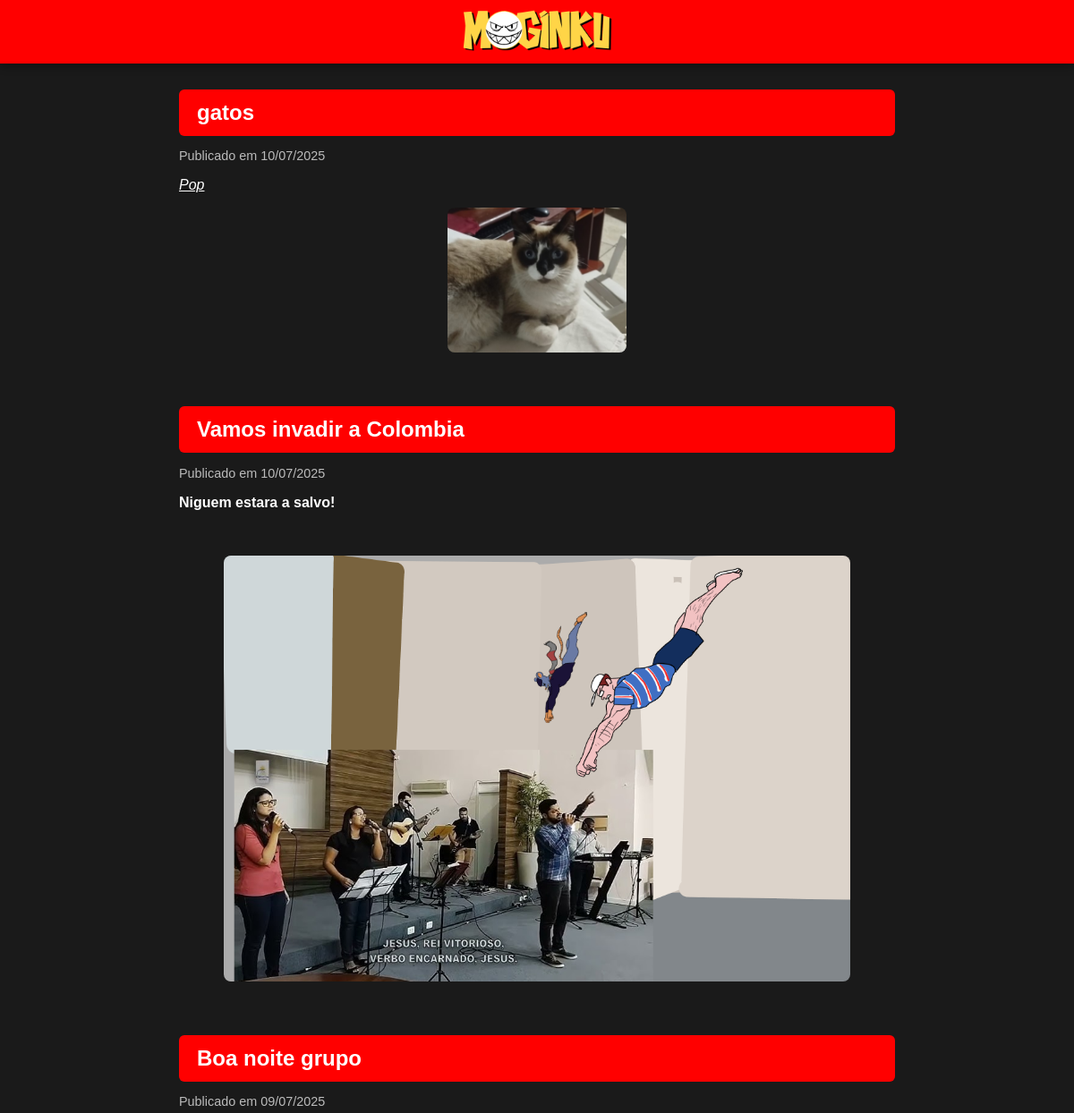
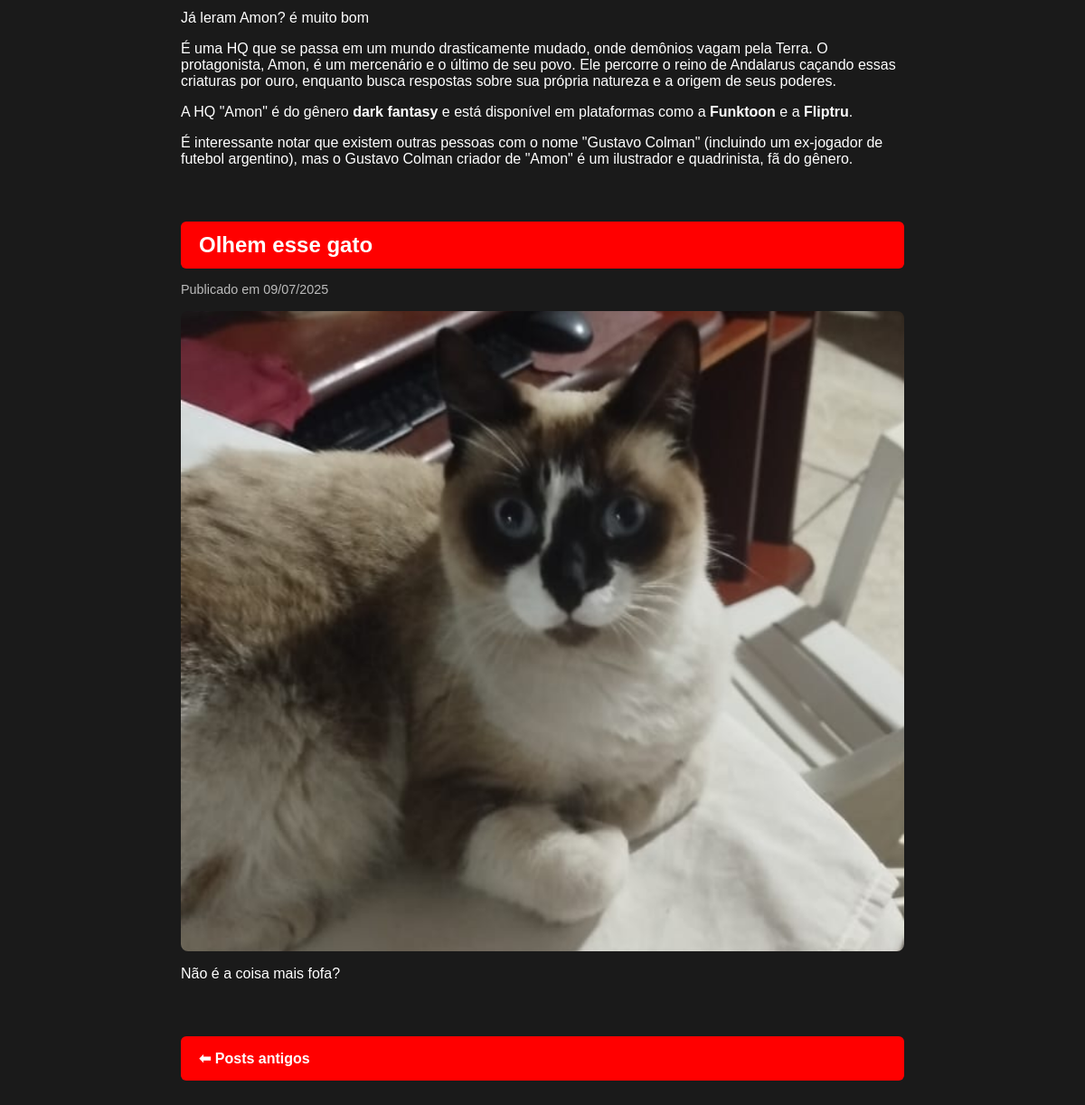
Screenshot of /blog/ with the database file from the repository (2 pictures, top to bottom).
### core/models.py (models this page shows, shortened)
class BlogPost(models.Model):
    titulo = models.CharField(max_length=200)
    imagem = models.ImageField(upload_to='blog/', blank=True, null=True)
    conteudo = RichTextUploadingField()
    criado_em = models.DateTimeField(auto_now_add=True)
    from django.db import models

### core/views.py (the view)
# urls.py: path('', blog_feed, name='home'),
def blog_feed(request):
    posts_list = BlogPost.objects.order_by('-criado_em')
    paginator = Paginator(posts_list, 4)
    page_number = request.GET.get('page')
    posts = paginator.get_page(page_number)
    return render(request, 'core/blog.html', {'posts': posts})

### core/templates/core/blog.html (shortened to what this page needs)
{% load static %}
<!DOCTYPE html>
<html lang="pt-br">
<head>
  <link rel="stylesheet" href="{% static 'css/blog.css' %}">
</head>
<body>
  <div class="logo-centralizada">
    <a href="{% url 'home' %}">
      <img src="{% static 'images/logo2.png' %}" alt="Logo Moginku" />
    </a>
  </div>
  <main class="blog-container">
    {% for post in posts %}
    <article class="post">
      <div class="post-header">
        <h2>{{ post.titulo }}</h2>
      </div>
      <p class="post-date">Publicado em {{ post.criado_em|date:"d/m/Y" }}</p>
      <div class="post-conteudo">
        {{ post.conteudo|safe }}
      </div>
    </article>
    {% empty %}
    <p>Nenhum post encontrado.</p>
    {% endfor %}
    <div class="post-nav">
  {% if posts.has_next %}
    <a href="?page={{ posts.next_page_number }}" class="nav-left">⬅ Posts antigos</a>
  {% else %}
    <span></span>
  {% endif %}
</div>
  </main>
</body>
</html>

### core/static/css/blog.css (style rules this page uses)
body { margin: 0; padding: 0; font-family: sans-serif; background-color: #1a1a1a; color: white; }
.logo-centralizada { position: fixed; top: 0; left: 0; width: 100%; text-align: center; background-color: #ff0000; padding: 10px 0; z-index: 100; box-shadow: 0 2px 10px rgba(0, 0, 0, 0.4); }
.logo-centralizada img { max-width: 180px; height: auto; transition: transform 0.3s ease; }
.blog-container { max-width: 800px; margin: 100px auto 60px; padding: 0 20px; }
.post { margin-bottom: 60px; }
.post-header { background-color: red; padding: 12px 20px; border-radius: 6px; margin-bottom: 10px; }
.post-header h2 { margin: 0; font-size: 1.5rem; color: white; }
.post-date { font-size: 0.9rem; color: #bbb; margin-bottom: 10px; }
.post img { max-width: 100%; height: auto; display: block; margin-bottom: 10px; border-radius: 6px; margin: 0 auto 10px; display: block; }
.post-nav { display: flex; justify-content: space-between; background-color: red; padding: 15px 20px; border-radius: 6px; font-weight: bold; margin-top: 40px; }
.post-nav a { color: white; text-decoration: none; font-size: 1rem; }
.post-conteudo img { max-width: 100%; height: auto; display: block; margin: 1rem auto; border-radius: 8px; }

### core/templates/core/blog.html (style rules this page uses)
.post-conteudo img { max-width: 100%; height: auto; display: block; margin: 1rem auto; border-radius: 8px; }

### rows the page displays
BlogPost: titulo "gatos", criado_em "10/07/2025", conteudo "Pop", conteudo (picture)
BlogPost: titulo "Vamos invadir a Colombia", criado_em "10/07/2025", conteudo "Niguem estara a salvo!", conteudo (picture)
BlogPost: titulo "Boa noite grupo", criado_em "09/07/2025", conteudo "Já leram Amon? é muito bom É uma HQ que se passa em um mundo drasticamente mudado, onde demônios vagam pela Terra. O protagonista, Amon, é um mercenário e o último de seu povo. Ele percorre o reino de Andalarus caçando essas criaturas por ouro, enquanto busca respostas sobre sua própria natureza e a origem de seus poderes. A HQ \"Amon\" é do gênero dark fantasy e está disponível em plataformas como a Funktoon e a Fliptru . É interessante notar que existem outras pessoas com o nome \"Gustavo Colman\" (incluindo um ex-jogador de futebol argentino), mas o Gustavo Colman criador de \"Amon\" é um ilustrador e quadrinista, fã do gênero."
BlogPost: titulo "Olhem esse gato", criado_em "09/07/2025", conteudo (picture), conteudo "Não é a coisa mais fofa?"
